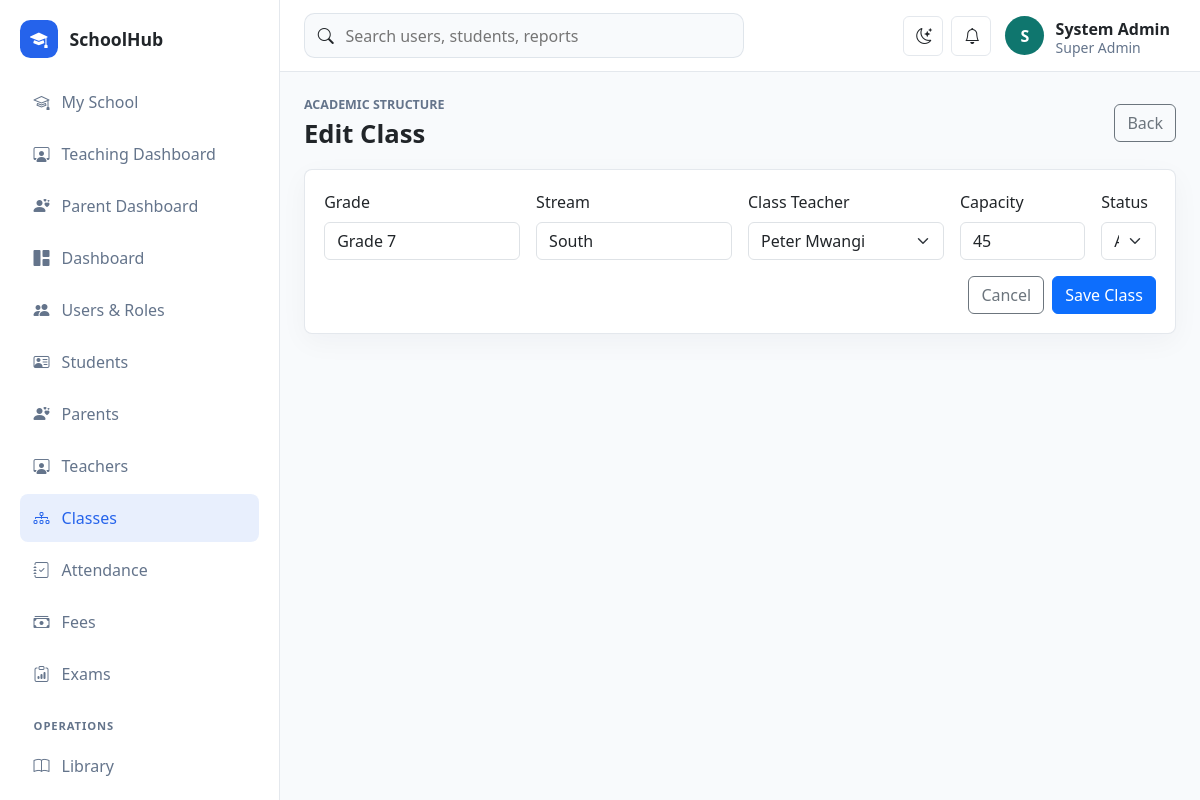
Page /school/public/classes/edit?id=2 (signed in) on the committed database.
### tables this page shows
CREATE TABLE class_streams (
    id BIGINT UNSIGNED AUTO_INCREMENT PRIMARY KEY,
    name VARCHAR(80) NOT NULL,
    stream VARCHAR(40) NOT NULL,
    class_teacher_id BIGINT UNSIGNED NULL,
    capacity INT UNSIGNED NOT NULL DEFAULT 45,
    status ENUM('active', 'inactive') NOT NULL DEFAULT 'active',
    created_at TIMESTAMP DEFAULT CURRENT_TIMESTAMP,
    UNIQUE KEY uq_class_stream (name, stream)
);

### app/Core/View.php (called while the page is built, shortened)
<?php
final class View
{
    public static function render(string $view, array $data = [], string $layout = 'app'): void
    {
        extract($data, EXTR_SKIP);
        $viewFile = dirname(__DIR__) . "/Views/{$view}.php";
        require $viewFile;
    }
}

### app/Controllers/ClassController.php (called while the page is built, shortened)
<?php
final class ClassController
{
    public function edit(): void
    {
        View::render('classes/form', ['title' => 'Edit Class', 'class' => SchoolClass::find((int)Request::input('id')), 'teachers' => Lookup::teachers(), 'errors' => []]);
    }
}

### app/Core/Router.php (called while the page is built, shortened)
<?php
final class Router
{
    private array $routes = [];
    public function get(string $path, array $handler): void
    {
        $this->routes['GET'][$this->normalize($path)] = $handler;
    }
    public function post(string $path, array $handler): void
    {
        $this->routes['POST'][$this->normalize($path)] = $handler;
    }
    public function dispatch(): void
    {
        $method = Request::method();
        $path = Request::path();
        $handler = $this->routes[$method][$path] ?? null;
        [$class, $action] = $handler;
        (new $class())->{$action}();
    }
    private function normalize(string $path): string
    {
        return '/' . trim($path, '/');
    }
}

### public/index.php (called while the page is built, shortened)
<?php
spl_autoload_register(function (string $class): void {
    $prefix = 'App\\';
    $relative = str_replace('\\', '/', substr($class, strlen($prefix)));
    $file = dirname(__DIR__) . '/app/' . $relative . '.php';
});
require dirname(__DIR__) . '/app/Core/helpers.php';
$config = require dirname(__DIR__) . '/config/app.php';
$router = new Router();
$router->get('/', [DashboardController::class, 'index']);
$router->get('/login', [AuthController::class, 'showLogin']);
$router->post('/login', [AuthController::class, 'login']);
$router->post('/logout', [AuthController::class, 'logout']);
$router->get('/dashboard', [DashboardController::class, 'index']);
$router->get('/users', [UserController::class, 'index']);
$router->get('/users/create', [UserController::class, 'create']);
$router->post('/users', [UserController::class, 'store']);
$router->get('/users/edit', [UserController::class, 'edit']);
$router->post('/users/update', [UserController::class, 'update']);
$router->post('/users/delete', [UserController::class, 'destroy']);
$router->get('/students', [StudentController::class, 'index']);
$router->get('/students/create', [StudentController::class, 'create']);
$router->post('/students', [StudentController::class, 'store']);
$router->get('/students/edit', [StudentController::class, 'edit']);
$router->post('/students/update', [StudentController::class, 'update']);
$router->post('/students/delete', [StudentController::class, 'destroy']);
$router->get('/student-portal', [StudentPortalController::class, 'index']);
$router->get('/teacher-portal', [TeacherPortalController::class, 'index']);
$router->get('/parent-portal', [ParentPortalController::class, 'index']);
$router->get('/teachers', [TeacherController::class, 'index']);
$router->get('/teachers/create', [TeacherController::class, 'create']);
$router->post('/teachers', [TeacherController::class, 'store']);
$router->get('/teachers/edit', [TeacherController::class, 'edit']);
$router->post('/teachers/update', [TeacherController::class, 'update']);
$router->post('/teachers/delete', [TeacherController::class, 'destroy']);
$router->get('/parents', [ParentController::class, 'index']);
$router->get('/parents/create', [ParentController::class, 'create']);
$router->post('/parents', [ParentController::class, 'store']);
$router->get('/parents/edit', [ParentController::class, 'edit']);
$router->post('/parents/update', [ParentController::class, 'update']);
$router->post('/parents/delete', [ParentController::class, 'destroy']);
$router->get('/classes', [ClassController::class, 'index']);
$router->get('/classes/create', [ClassController::class, 'create']);
$router->post('/classes', [ClassController::class, 'store']);
$router->get('/classes/edit', [ClassController::class, 'edit']);
$router->post('/classes/update', [ClassController::class, 'update']);
$router->post('/classes/delete', [ClassController::class, 'destroy']);
$router->get('/attendance', [AttendanceController::class, 'index']);
$router->post('/attendance', [AttendanceController::class, 'store']);
$router->get('/fees', [FeeController::class, 'index']);
$router->post('/fees/invoice', [FeeController::class, 'invoice']);
$router->post('/fees/payment', [FeeController::class, 'payment']);
$router->get('/exams', [ExamController::class, 'index']);
$router->post('/exams/exam', [ExamController::class, 'exam']);
$router->post('/exams/result', [ExamController::class, 'result']);
$router->get('/operations', [OperationsController::class, 'index']);
$router->get('/operations/form', [OperationsController::class, 'form']);
$router->post('/operations/save', [OperationsController::class, 'save']);
$router->post('/operations/delete', [OperationsController::class, 'destroy']);
$router->get('/reports', [ReportController::class, 'index']);
$router->dispatch();

### config/database.php (called while the page is built)
<?php
return [
    'host' => '127.0.0.1',
    'port' => '3306',
    'database' => 'schoolhub',
    'username' => 'root',
    'password' => '',
    'charset' => 'utf8mb4',
];

### app/Core/Database.php (called while the page is built, shortened)
<?php
final class Database
{
    private static ?PDO $connection = null;
    public static function connection(): PDO
    {
        if (self::$connection !== null) {
            return self::$connection;
        }
        $config = require dirname(__DIR__, 2) . '/config/database.php';
        $dsn = sprintf(
            'mysql:host=%s;port=%s;dbname=%s;charset=%s',
            $config['host'],
            $config['port'],
            $config['database'],
            $config['charset']
        );
        try {
            self::$connection = new PDO($dsn, $config['username'], $config['password'], [
                PDO::ATTR_ERRMODE => PDO::ERRMODE_EXCEPTION,
                PDO::ATTR_DEFAULT_FETCH_MODE => PDO::FETCH_ASSOC,
                PDO::ATTR_EMULATE_PREPARES => false,
            ]);
        } catch (PDOException $exception) {
            http_response_code(500);
            exit('Database connection failed. Check config/database.php and import database/schema.sql.');
        }
        return self::$connection;
    }
}

### app/Models/SchoolClass.php (called while the page is built, shortened)
<?php
final class SchoolClass
{
    public static function find(int $id): ?array
    {
        $stmt = Database::connection()->prepare('SELECT * FROM class_streams WHERE id = :id');
        $stmt->execute(['id' => $id]);
        return $stmt->fetch() ?: null;
    }
}

### config/app.php (called while the page is built)
<?php
return [
    'name' => 'SchoolHub',
    'base_url' => '/school/public',
    'timezone' => 'Africa/Nairobi',
    'session_name' => 'schoolhub_session',
    'debug' => true,
];

### app/Core/helpers.php (called while the page is built, shortened)
<?php
function app_config(string $key, mixed $default = null): mixed
{
    static $config = null;
    $config ??= require dirname(__DIR__, 2) . '/config/app.php';
    return $config[$key] ?? $default;
}
function url(string $path = ''): string
{
    return rtrim(app_config('base_url'), '/') . '/' . ltrim($path, '/');
}
function e(mixed $value): string
{
    return htmlspecialchars((string)$value, ENT_QUOTES, 'UTF-8');
}

### app/Models/Lookup.php (called while the page is built, shortened)
<?php
final class Lookup
{
    public static function teachers(): array
    {
        return Database::connection()->query(
            'SELECT id, staff_no, CONCAT(first_name, " ", last_name) AS name FROM teachers ORDER BY first_name, last_name'
        )->fetchAll();
    }
}

### app/Views/classes/form.php (the view, shortened to what this page needs)
<?php $isEdit = !empty($class['id']); ?>
<div class="page-heading"><div><p class="eyebrow">Academic Structure</p><h1><?= $isEdit ? 'Edit Class' : 'Create Class' ?></h1></div><a class="btn btn-outline-secondary" href="<?= e(url('/classes')) ?>">Back</a></div>
<section class="panel"><form class="row g-3" method="post" action="<?= e($isEdit ? url('/classes/update') : url('/classes')) ?>">
<div class="col-md-3"><label class="form-label">Grade</label><input class="form-control" name="name" value="<?= e($class['name'] ?? '') ?>" placeholder="Grade 7"></div>
<div class="col-md-3"><label class="form-label">Stream</label><input class="form-control" name="stream" value="<?= e($class['stream'] ?? '') ?>" placeholder="North"></div>
<div class="col-md-3"><label class="form-label">Class Teacher</label><select class="form-select" name="class_teacher_id"><option value="">Unassigned</option><?php foreach ($teachers as $teacher): ?><option value="<?= e($teacher['id']) ?>" <?= (string)($class['class_teacher_id'] ?? '') === (string)$teacher['id'] ? 'selected' : '' ?>><?= e($teacher['name']) ?></option><?php endforeach; ?></select></div>
<div class="col-md-2"><label class="form-label">Capacity</label><input class="form-control" type="number" name="capacity" value="<?= e($class['capacity'] ?? 45) ?>"></div>
<div class="col-md-1"><label class="form-label">Status</label><select class="form-select" name="status"><option value="active" <?= ($class['status'] ?? 'active') === 'active' ? 'selected' : '' ?>>Active</option></select></div>
<div class="col-12 d-flex justify-content-end gap-2"><a class="btn btn-outline-secondary" href="<?= e(url('/classes')) ?>">Cancel</a><button class="btn btn-primary">Save Class</button></div></form></section>

### public/assets/css/app.css (style rules this page uses)
:root { --sidebar-width: 280px; --border-color: rgba(148, 163, 184, .25); --surface: #ffffff; --muted-surface: #f8fafc; --text-soft: #64748b; }
body { background: var(--muted-surface); color: var(--bs-body-color); }
.page-heading { display: flex; justify-content: space-between; align-items: center; gap: 1rem; margin-bottom: 1.25rem; }
.page-heading h1 { margin: 0; font-size: clamp(1.6rem, 2vw, 2.2rem); font-weight: 800; }
.eyebrow { margin: 0 0 .25rem; color: var(--text-soft); font-size: .78rem; text-transform: uppercase; font-weight: 800; }
.metric-card, .panel { background: var(--surface); border: 1px solid var(--border-color); border-radius: .5rem; box-shadow: 0 8px 28px rgba(15, 23, 42, .04); }
.panel { padding: 1.2rem; }

### rows in the picture
class_streams: name "Grade 7", stream "South", class_teacher_id "Peter Mwangi", capacity "45", status "Active"

### other values in the picture
app_config('name') "SchoolHub"
substr(current_user()['name'] ?? 'U', 0, 1) "S"
current_user()['name'] "System Admin"
current_user()['role'] "Super Admin"
